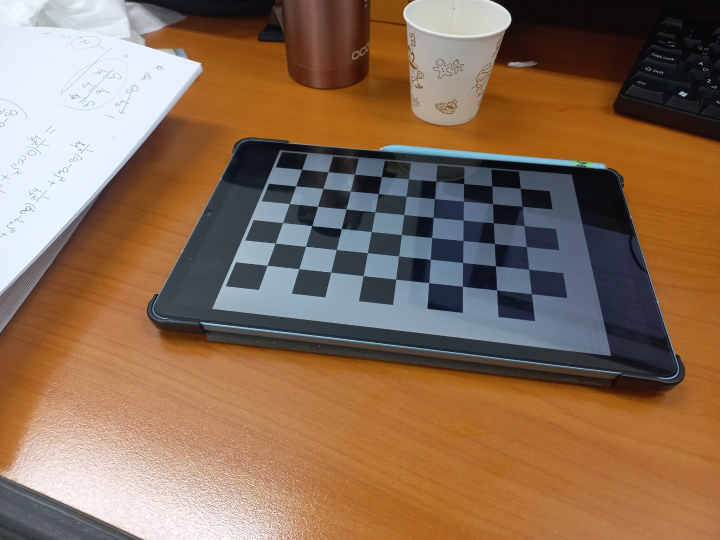
#> input picture picture5/KakaoTalk_20211112_130543669.jpg, 1440 x 1080 px (shown at 1/2 size); its folder holds 3 pictures in this run
$ python cllibration_test.py
#> lines starting #> are read from the running program, lines starting #| are printed output that depends on the picture
### hello.py
import math
import sys
import os
import pip
import cv2
import argparse
import numpy as np
import sympy


print(cv2.__version__)

MULTIPLE = 100000000000000

H = 8000
M = 1000

# [9 lines left out: function MouseLeftClick, not called in this run]

def fixToMidPoint(_corner_points, _center_point):
    _corner_points[:, 0] = _corner_points[:, 0] - _center_point[0]
    _corner_points[:, 1] = -_corner_points[:, 1] + _center_point[1]

def extensionRatio(_corner_points, _mid_points):
    x0_x1 = (_corner_points[0, 0] - _mid_points[0, 0]) / (_mid_points[0, 0] - _corner_points[1, 0])
    x0_x3 = (_corner_points[0, 0] - _mid_points[3, 0]) / (_mid_points[3, 0] - _corner_points[3, 0])

    return x0_x1, x0_x3

def calDistance(_corner_points, ratio, h, m):
    x0_x1, x0_x3 = ratio
    x0 = m / math.sqrt((_corner_points[0, 0] - _corner_points[1, 0] * x0_x1)**2 + (_corner_points[0, 1] - _corner_points[1, 1] * x0_x1)**2 + 1000**2 * (1 - x0_x1)**2)
    x1 = x0 * x0_x1
    x3 = x0 * x0_x3

    return x0, x1, x3

def calPlaneEq(_corner_points, distance, h):
    x0, x1, x3 = distance
    value = np.zeros((3, 3))
    value[0, 0] = _corner_points[0, 0] * x0
    value[0, 1] = _corner_points[0, 1] * x0
    value[0, 2] = h * x0

    value[1, 0] = _corner_points[1, 0] * x1
    value[1, 1] = _corner_points[1, 1] * x1
    value[1, 2] = h * x0

    value[2, 0] = _corner_points[3, 0] * x0
    value[2, 1] = _corner_points[3, 1] * x0
    value[2, 2] = h * x0

    return np.linalg.inv(value).dot(np.ones(3) * MULTIPLE)

def calposition(point, plane_const):
    x = MULTIPLE / (point.dot(plane_const))

    return x * point

def pointDistance(point1, point2):
    print(point1)
    print(point2)
    return math.sqrt((point1[0] - point2[0])**2 + (point1[1] - point2[1])**2 + (point1[2] - point2[2])**2)

corner_points = np.zeros((4,3))
mid_points = np.zeros((4,3))
center_point = np.zeros(3)
points = np.zeros((3, 3))

index = 0

corner_points[0, 0] = -265.
corner_points[0, 1] = -343.
corner_points[0, 2] = H

corner_points[1, 0] = -418.
corner_points[1, 1] = 185.
corner_points[1, 2] = H

corner_points[2, 0] = 102.
corner_points[2, 1] = 287.
corner_points[2, 2] = H

corner_points[3, 0] = 414.
corner_points[3, 1] = -98.
corner_points[3, 2] = H

mid_points[0, 0] = -356.
mid_points[0, 1] = -28.
mid_points[0, 1] = H

mid_points[1, 0] = -135.
mid_points[1, 1] = 239.
mid_points[1, 1] = H

mid_points[2, 0] = 234.
mid_points[2, 1] = 124.
mid_points[2, 1] = H

mid_points[3, 0] = 113.
mid_points[3, 1] = -207.
mid_points[3, 1] = H

points[0, 0] = -270
points[0, 1] = -16
points[0, 2] = H

points[1, 0] = -70
points[1, 1] = 85
points[1, 2] = H

points[2, 0] = 197
points[2, 1] = 89
points[2, 2] = H

center_point[0] = center_point[1] = 0

# [28 lines of commented-out code are left out]

ratio = extensionRatio(corner_points, mid_points)
print(ratio)
distance = calDistance(corner_points, ratio, H, M)
print(distance)
plane_const = calPlaneEq(corner_points, distance, H)
print(plane_const)

final_point = calposition(points[0], plane_const)

print(pointDistance(final_point, corner_points[0]))

### cllibration_test.py
import numpy as np
import glob, cv2
import math
from sympy import Symbol, solve

from hello import extensionRatio

def get_camera_matrix(images):
    criteria = (cv2.TERM_CRITERIA_EPS+cv2.TERM_CRITERIA_MAX_ITER, 30, 0.001)

    objp = np.zeros((6*9, 3), np.float32)
    objp[:,:2] = np.mgrid[0:9,0:6].T.reshape(-1, 2)

    objpoints = []
    imgpoints = []

    for name in images:
        img = cv2.imread(name)
#> img is the input picture: shape (1080, 1440, 3); mean B, G, R 87.3, 110, 138.4
        gray = cv2.cvtColor(img, cv2.COLOR_BGR2GRAY)
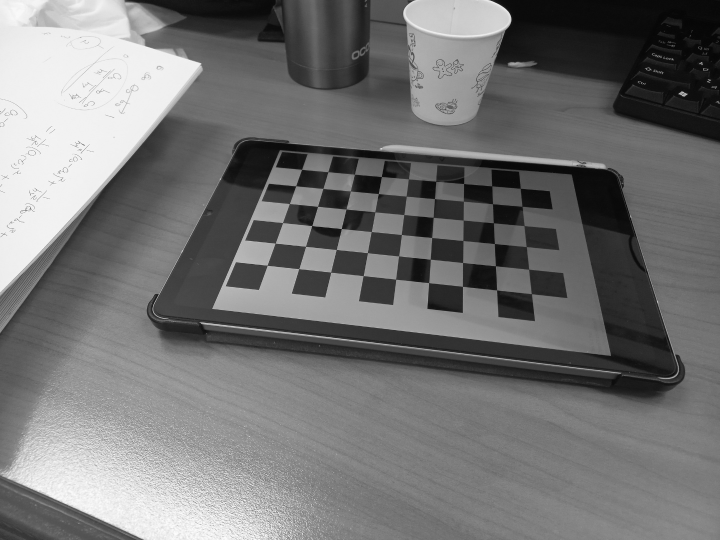
#> gray: shape (1080, 1440) (shown at 1/2 size); min 0, max 254, mean 115.9
        print(gray.shape[::-1])
#| (1440, 1080)

        ret, corners = cv2.findChessboardCorners(gray, (9, 6), None)
#> ret = True; corners = 54 rows, first 8: [603.5, 339.3], [656.3, 344], [709, 349.1], [756, 358], [821, 366], [866, 367], [932, 374], [984, 372.3]

        if ret == True:
            objpoints.append(objp)
            corners2 = cv2.cornerSubPix(gray, corners, (11, 11), (-1, -1), criteria)
#> corners2 = 54 rows, first 8: [603.6, 339], [656.4, 343.9], [709.2, 348.8], [763.3, 353.6], [817.2, 358.3], [872.2, 362.9], [927.5, 367.1], [984.1, 372.3]
            imgpoints.append(corners2)
#> pass 2 of the loop in get_camera_matrix, `for name in images:`:
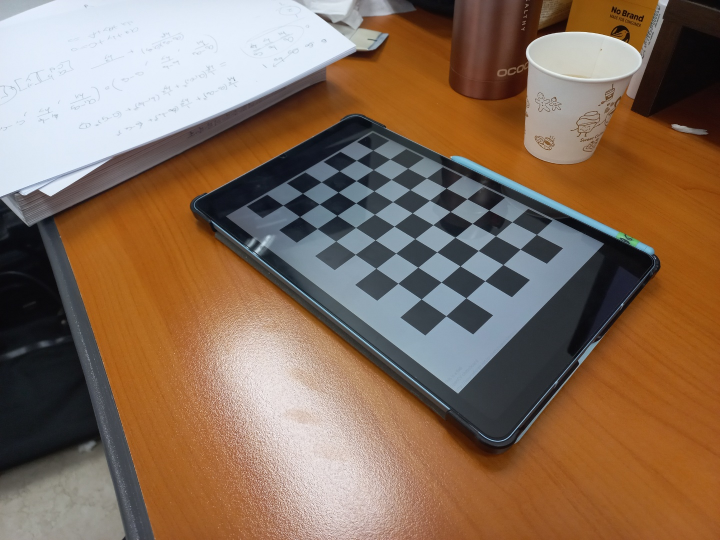
#> input picture picture5/KakaoTalk_20211112_130543669_01.jpg, 1440 x 1080 px (shown at 1/2 size)
#> in get_camera_matrix, img is the input picture: shape (1080, 1440, 3); mean B, G, R 91.4, 110.8, 135.9
#> in get_camera_matrix, `gray = cv2.cvtColor(img, cv2.COLOR_BGR2GRAY)`:
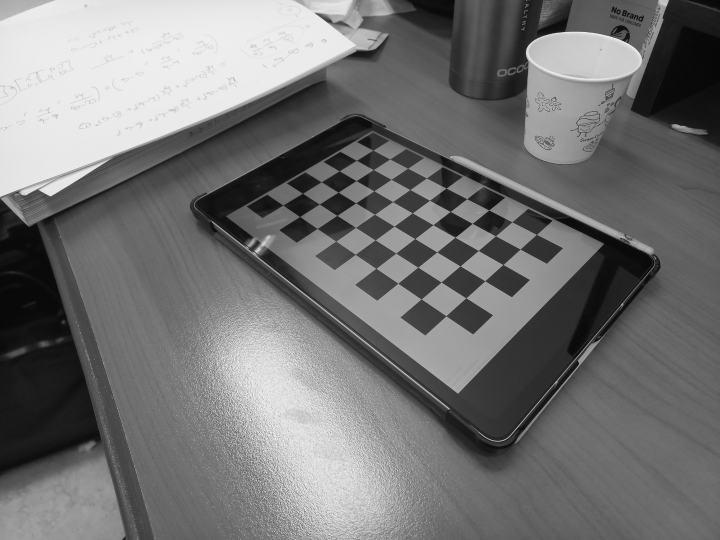
#> gray: shape (1080, 1440) (shown at 1/2 size); min 3, max 252, mean 116.1
#| (1440, 1080)
#> corners = 54 rows, first 8: [746, 300.6], [780, 318.4], [815.8, 336.9], [851, 357], [892.5, 376.6], [934, 398], [978.1, 420.5], [1024.4, 444.1]
#> corners2 = 54 rows, first 8: [746.2, 300.6], [780, 318.5], [815.7, 336.9], [853.4, 356.4], [892.5, 376.7], [934.1, 398], [978, 420.5], [1024.3, 444.2]
#> pass 3 of the loop in get_camera_matrix, `for name in images:`:
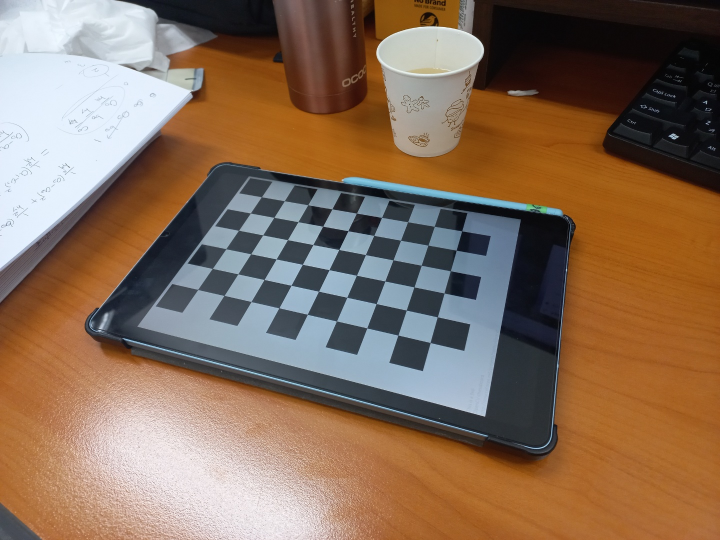
#> input picture picture5/KakaoTalk_20211112_130543669_02.jpg, 1440 x 1080 px (shown at 1/2 size)
#> in get_camera_matrix, img is the input picture: shape (1080, 1440, 3); mean B, G, R 89.6, 109.9, 135.6
#> in get_camera_matrix, `gray = cv2.cvtColor(img, cv2.COLOR_BGR2GRAY)`:
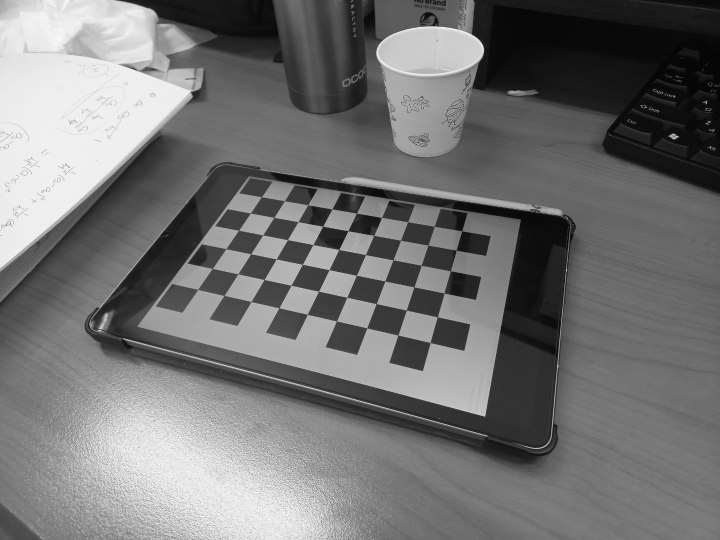
#> gray: shape (1080, 1440) (shown at 1/2 size); min 0, max 254, mean 115.3
#| (1440, 1080)
#> corners = 54 rows, first 8: [523.3, 393.9], [569, 402], [616, 410.1], [664.3, 418.4], [713.3, 426.5], [763.6, 435.2], [815.9, 444.2], [869.1, 453]
#> corners2 = 54 rows, first 8: [523.3, 394], [569.2, 402], [616.1, 410.2], [664.4, 418.3], [713.4, 426.7], [763.5, 435.4], [815.7, 444], [869, 453.1]

            # img = cv2.drawChessboardCorners(img, (9, 6), corners2, ret)
            # cv2.imshow('img', img)
            # cv2.waitKey(0)

    return cv2.calibrateCamera(objpoints, imgpoints, gray.shape[::-1],None,None)

# [29 lines left out: functions MouseLeftClick, MouseLeftClick2, MouseLeftClick3, not called in this run]

def fixToMidPoint(_corner_points, _center_point):
    _corner_points[:, 0] = _corner_points[:, 0] - _center_point[0]
    _corner_points[:, 1] = -_corner_points[:, 1] + _center_point[1]

# [4 lines left out: function cal_distance, not called in this run]

def cal_distance2(point1, point2):
    return math.sqrt((point1[0]-point2[0])**2 + (point1[1]-point2[1])**2 + (point1[2]-point2[2])**2)

# [131 lines left out: functions cal_focus_length, cal_intrinsic_param, cal_object_points, cal_two_focus_length, cal_real_object_points, cal_extrinsic_mat, not called in this run]

def cal_shortest_point(point1, point2, point3, point4):
    vec1 = point2 - point1
    vec2 = point4 - point3
    vec3 = np.cross(vec1, vec2)

    co_mat = np.zeros((3, 3), dtype = np.float64)
    const_mat = np.zeros((3, 1), dtype = np.float64)

    co_mat[0, 0] = vec1[0]
    co_mat[0, 1] = - vec2[0]
    co_mat[0, 2] = vec3[0]

    co_mat[1, 0] = vec1[1]
    co_mat[1, 1] = - vec2[1]
    co_mat[1, 2] = vec3[1]

    co_mat[2, 0] = vec1[2]
    co_mat[2, 1] = - vec2[2]
    co_mat[2, 2] = vec3[2]

    const_mat[0, 0] = point3[0] - point1[0]
    const_mat[1, 0] = point3[1] - point1[1]
    const_mat[2, 0] = point3[2] - point1[2]

    sol = np.dot(np.linalg.inv(co_mat), const_mat)

    target_point1 = point1 + vec1 * sol[0]
    target_point2 = point3 + vec2 * sol[1]

    print(target_point1, target_point2)

    return (target_point1+ target_point2)/2

cali_images = glob.glob("./picture5/*.jpg")
ret, mtx, dists, rvecs, tvecs = get_camera_matrix(cali_images)
#> ret = 0.178; mtx = [[1072.1, 0, 703.6], [0, 1063.6, 498.2], [0, 0, 1]]; dists = [[0.0759, 0.253, -0.00625, -0.00562, -2.43]]; rvecs = ([-0.779, 0.0635, 0.141], [-0.73, 0.367, 0.733], [-0.75, 0.198, 0.281]); tvecs = ([-1.87, -3, 20.16], [0.917, -4.28, 23.2], [-3.59, -2.09, 21.5])

print("mtx : ", mtx)
#| mtx :  [[1.07214696e+03 0.00000000e+00 7.03640950e+02]
#|  [0.00000000e+00 1.06355384e+03 4.98236794e+02]
#|  [0.00000000e+00 0.00000000e+00 1.00000000e+00]]

H = -1
# [6 lines of commented-out code are left out]

index = 0

total_test_points = np.zeros((2, 4, 3), dtype = np.float64)
total_origin_points = np.zeros((2, 1, 3), dtype= np.float64)

mound_images = glob.glob("./picture4/*jpg")
cnt = 0
for name in mound_images:
    corner_points = np.zeros((5, 3), dtype=np.float64)
    object_points = np.zeros((5, 3), dtype=np.float64)
    plane_points = np.zeros((3, 3))
    test_points = np.zeros((4, 3), dtype= np.float64)
    cnt += 1
    # if cnt == 1 or cnt ==2:
    #     continue
    if cnt == 3:
        break
    # if cnt == 0 or cnt == 1 or cnt == 2:
    #     cnt += 1
    #     continue
    img = cv2.imread(name)
    center_point = np.zeros(3)
    center_point[0] = img.shape[1] / 2
    center_point[1] = img.shape[0] / 2
    center_point[2] = H

    index = 0
    cv2.imshow('img', img)
    cv2.setMouseCallback('img', MouseLeftClick)
    cv2.waitKey()

    fixToMidPoint(corner_points, center_point)
    corner_points[0,2]=corner_points[1,2]=corner_points[2,2]=corner_points[3,2] = corner_points[4,2] = H

    # [6 lines of commented-out code are left out]


    index = 0
    cv2.imshow('img', img)
    cv2.setMouseCallback('img', MouseLeftClick3)
    cv2.waitKey()

    fixToMidPoint(test_points, center_point)
    test_points[0,2]=test_points[1,2]=test_points[2,2]=test_points[3,2] = H


# /////////////////////////////////

    # if cnt == 3:
    #     corner_points = np.array(
    #         [[ 295., -346. ,  -1.],
    #         [ 410. , -12. ,  -1.],
    #         [  -9. ,  68. ,  -1.],
    #         [-273. ,-157. ,  -1.],
    #         [  97. , -78. ,  -1.]],dtype = np.float64
    #     )
    #     test_points = np.array(
    #         [[-229.,  246. ,  -1.],
    #         [-211. , 135.  , -1.],
    #         [-720. , 540.  , -1.],
    #         [-720. , 540.  , -1.]], dtype = np.float64
    #     )
    # elif cnt ==4:
    #     corner_points = np.array(
    #         [[ -45., -395. ,  -1.],
    #         [ 331. , -98.  , -1.],
    #         [ -18. ,  32. ,  -1.],
    #         [-377. ,-132. ,  -1.],
    #         [ -28. ,-115. ,  -1.]], dtype = np.float64)
    #     test_points = np.array(
    #         [[-229.,  213. ,  -1.],
    #         [-210. , 114.  , -1.],
    #         [-720. , 540. ,  -1.],
    #         [-720. , 540. ,  -1.]], dtype = np.float64 )


    corner_points[4] = cal_shortest_point(corner_points[0], corner_points[2], corner_points[1], corner_points[3])
    print("center_point : ", center_point)
    print("corner_points : ", corner_points)
    print("test points : ", test_points)

    object_points = cal_object_points(corner_points)
    print("object points : ", object_points)


    focus_len = cal_two_focus_length(object_points)

    # focus_len = np.array([1070, 1070])
    # focus_len = np.array([1500, 1500])

    corner_points[:,0] /= focus_len[0]
    corner_points[:,1] /= focus_len[1]

    object_points[:,0] /= focus_len[0]
    object_points[:,1] /= focus_len[1]


    test_points[:,0] /= focus_len[0]
    test_points[:,1] /= focus_len[1]

    test_points = cal_real_object_points(object_points, test_points)

    print("corner points : ", corner_points)
    print("object points : ", object_points)

    print("distnace home to first : ", cal_distance(object_points, 0, 1))
    print("distnace home to first : ", cal_distance(object_points, 2, 1))
    print("distnace home to first : ", cal_distance(object_points, 3, 2))
    print("distnace home to third : ", cal_distance(object_points, 0, 3))
    print("distnace first to third : ", cal_distance(object_points, 1, 3))

    print("distance first test to home : ", cal_distance2(test_points[0], object_points[0]))
    print("distance first test to home : ", cal_distance2(test_points[1], object_points[0]))
    print("distance first test to home : ", cal_distance2(test_points[2], object_points[0]))

    extrinsic_mat = cal_extrinsic_mat(object_points)

    origin_point = np.array([[0], [0], [0], [1]])

    test_points = test_points.T
    test_points = np.append(test_points, np.array([[1, 1, 1, 1,]]), axis=0)

    object_points = object_points.T
    object_points = np.append(object_points, np.array([[1, 1, 1, 1, 1]]), axis=0)

    print("origin points  : ", origin_point)
    print("trans points : ", test_points)
    print("object points : ", object_points)

    origin_point = np.dot(extrinsic_mat, origin_point).T
    test_points = np.dot(extrinsic_mat, test_points).T
    object_points = np.dot(extrinsic_mat, object_points).T

    print("result object points : ", object_points)
    print("result test points : ", test_points)
    print("result origin point : ", origin_point)

    print("distance home to first : ", cal_distance2(object_points[0], object_points[1]))
    print("distance home to first : ", cal_distance2(object_points[2], object_points[1]))
    print("distance home to first : ", cal_distance2(object_points[3], object_points[2]))
    print("distance home to first : ", cal_distance2(object_points[0], object_points[3]))

    print("distance first test to home : ", cal_distance2(test_points[0], object_points[0]))
    print("distance first test to home : ", cal_distance2(test_points[1], object_points[0]))
    print("distance first test to home : ", cal_distance2(test_points[2], object_points[0]))
    print("distance first test to home : ", cal_distance2(test_points[3], object_points[0]))
    print("distance origin to home : ", cal_distance2(origin_point[0], object_points[0]))

    total_test_points[cnt - 1, :, :] = test_points[:, :3]
    total_origin_points[cnt - 1, :, :] = origin_point[:, :3]
    print(total_test_points)
    print(total_origin_points)

print("finish")
#> (the run stopped early here; a loop or call above may not have finished)
